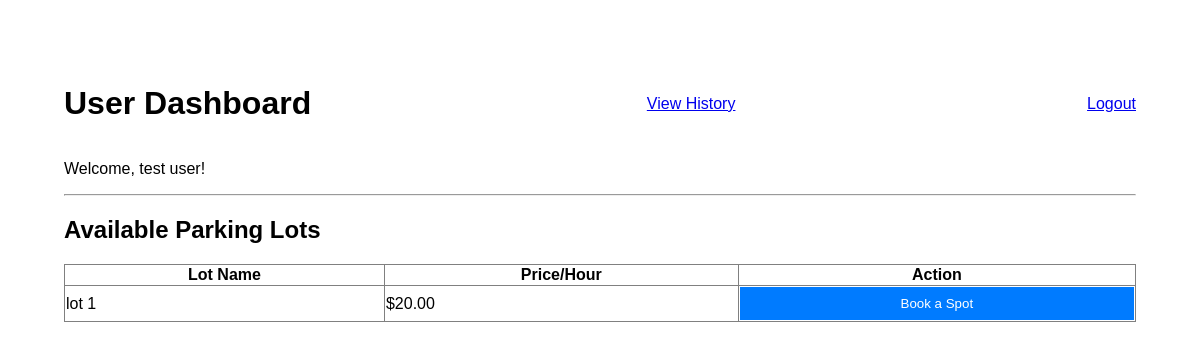
Screenshot of /user/dashboard (signed in) with the database file from the repository.
### models/models.py (models this page shows)
class User(db.Model, UserMixin):
    id = db.Column(db.Integer, primary_key=True)
    username = db.Column(db.String(80), unique=True, nullable=False)
    password = db.Column(db.String(255), nullable=False)
    full_name = db.Column(db.String(150))
    role = db.Column(db.String(50), default='user') # Differentiates between user and admin
    reservations = db.relationship('Reservation', backref='user', lazy=True)

class ParkingLot(db.Model):
    id = db.Column(db.Integer, primary_key=True)
    name = db.Column(db.String(100), nullable=False)
    capacity = db.Column(db.Integer, nullable=False)
    price_per_hour = db.Column(db.Float, nullable=False)
    spots = db.relationship('ParkingSpot', backref='lot', lazy=True, cascade="all, delete-orphan")

### controllers/controllers.py (the view)
@app.route('/user/dashboard')
@login_required
@role_required('user')
def user_dashboard():
    active_reservation = Reservation.query.filter_by(user_id=current_user.id, end_time=None).first()
    if active_reservation:
        return render_template('user_dashboard.html', active_reservation=active_reservation)
    else:
        lots = ParkingLot.query.order_by(ParkingLot.id).all()
        return render_template('user_dashboard.html', lots=lots)

### app.py (called while the page is built)
@login_manager.user_loader
def load_user(user_id):
    return User.query.get(int(user_id))

### controllers/controllers.py (called while the page is built)
def role_required(role):
    def wrapper(fn):
        @wraps(fn)
        def decorated_view(*args, **kwargs):
            if not current_user.is_authenticated or current_user.role != role:
                flash("You do not have permission to access this page.")
                return redirect(url_for('login'))
            return fn(*args, **kwargs)
        return decorated_view
    return wrapper

### templates/user_dashboard.html (shortened to what this page needs)
{% extends 'base.html' %}
{% block content %}
<div style="max-width: 1200px; margin: auto; padding: 2em;">
    <div style="display: flex; justify-content: space-between; align-items: center;">
        <h1>User Dashboard</h1>
        <a href="{{ url_for('parking_history') }}" style="margin-right: 1em;">View History</a>
        <a href="{{ url_for('logout') }}">Logout</a>
    </div>
    <p>Welcome, {{ current_user.full_name }}!</p>
    <hr>
    {% if active_reservation %}
        <h2>Your Active Parking Spot</h2>
        <div style="border: 1px solid #007bff; padding: 1.5em; border-radius: 5px;">
            <p><strong>Lot Name:</strong> {{ active_reservation.spot.lot.name }}</p>
            <p><strong>Spot Number:</strong> #{{ active_reservation.spot.spot_number }}</p>
            <p><strong>Parked At:</strong> {{ active_reservation.start_time.strftime('%Y-%m-%d %H:%M:%S') }}</p>
            <form method="POST" action="{{ url_for('release_spot') }}">
                <input type="hidden" name="reservation_id" value="{{ active_reservation.id }}">
                <button type="submit" style="background-color: #dc3545;">Release Spot</button>
            </form>
        </div>
    {% else %}
        <h2>Available Parking Lots</h2>
        <table border="1" style="width: 100%; border-collapse: collapse; margin-top: 1em;">
            <thead>
                <tr>
                    <th>Lot Name</th>
                    <th>Price/Hour</th>
                    <th>Action</th>
                </tr>
            </thead>
            <tbody>
                {% for lot in lots %}
                <tr>
                    <td>{{ lot.name }}</td>
                    <td>${{ "%.2f"|format(lot.price_per_hour) }}</td>
                    <td>
                        <form method="POST" action="{{ url_for('book_spot') }}">
                            <button type="submit">Book a Spot</button>
                        </form>
                    </td>
                </tr>
                {% endfor %}
            </tbody>
        </table>
    {% endif %}
</div>
{% endblock %}

### templates/base.html (style rules this page uses)
body { font-family: sans-serif; margin: 2em; }
button { width: 100%; padding: 0.7em; background-color: #007bff; color: white; border: none; cursor: pointer; }

### rows the page displays
User: full_name "test user"
ParkingLot: name "lot 1", price_per_hour "20.00"
